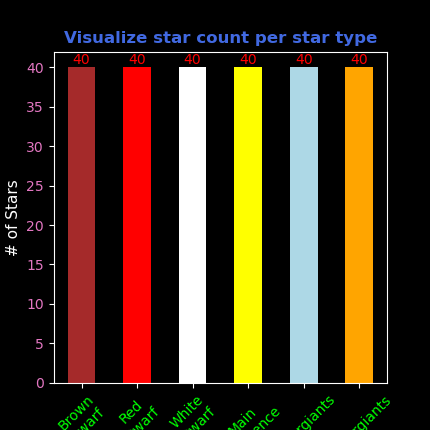
#> input picture 05 Astronomy Research/star_plots/barplot_star_count.png, 430 x 430 px
$ jupyter execute OpenCV.ipynb
#> lines starting #> are read from the running program, lines starting #| are printed output that depends on the picture
[cell 1]
import cv2
import matplotlib.pyplot as plt
import numpy as np

print("OpenCV version:", cv2.__version__)

[cell 2]
# Read image
img = cv2.imread("./star_plots/barplot_star_count.png")
#> img is the input picture: shape (430, 430, 3); mean B, G, R 29.4, 49.2, 68.2

# Convert BGR (OpenCV default) to RGB for matplotlib
img_rgb = cv2.cvtColor(img, cv2.COLOR_BGR2RGB)

# Create grayscale version
gray = cv2.cvtColor(img, cv2.COLOR_BGR2GRAY)
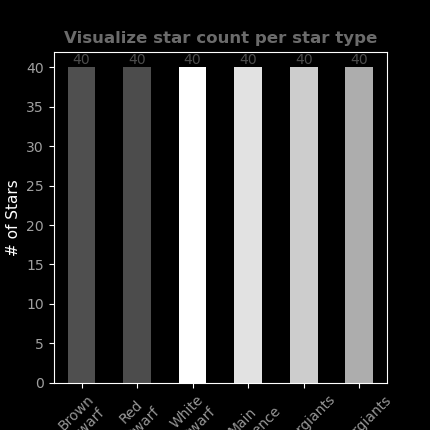
#> gray: shape (430, 430); min 0, max 255, mean 52.6

[cell 3]
plt.figure(figsize=(12, 5))

plt.subplot(1, 2, 1)
plt.imshow(img_rgb)
plt.title("Original (RGB)")
plt.axis("off")

plt.subplot(1, 2, 2)
plt.imshow(gray, cmap="gray")
plt.title("Grayscale")
plt.axis("off")

plt.tight_layout()
plt.show()
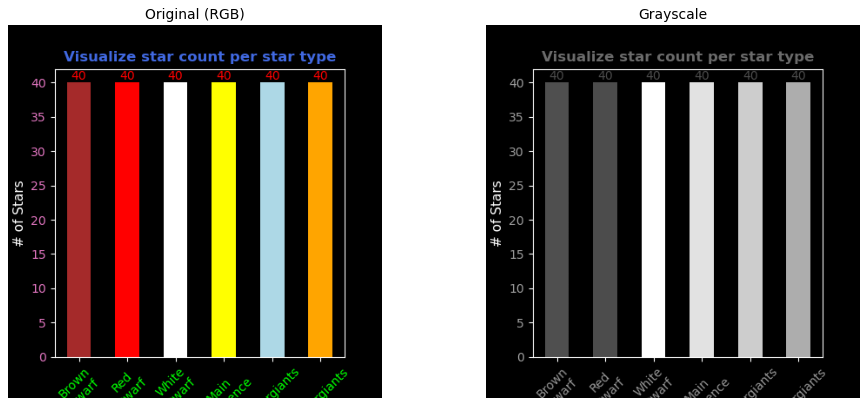
#> figure drawn by matplotlib, 2 panels
